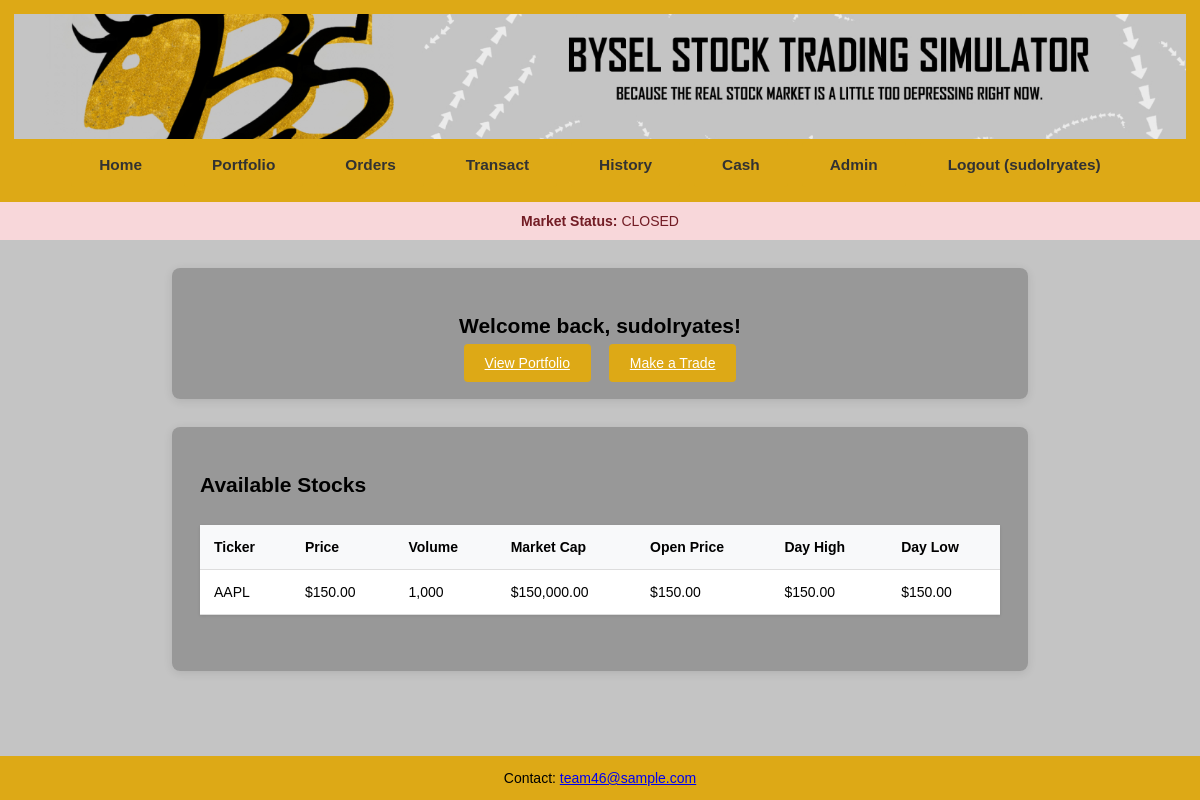
/ (signed in), run on the app's committed database.
### tables this page shows
CREATE TABLE IF NOT EXISTS `stocks` (
  `stock_id`        INT           PRIMARY KEY AUTO_INCREMENT,
  `company_name`    VARCHAR(100)  NOT NULL,
  `ticker`          VARCHAR(5)    UNIQUE NOT NULL,
  `price`           DECIMAL(10,2) NOT NULL,

  `day_open_price`  DECIMAL(10,2) NOT NULL,
  `day_high_price`  DECIMAL(10,2) NOT NULL,
  `day_low_price`   DECIMAL(10,2) NOT NULL,
  `last_update`     TIMESTAMP NULL,

  `volume`          INT           NOT NULL,
  `created_at`      TIMESTAMP      DEFAULT CURRENT_TIMESTAMP
);

### includes/market_utils.php (called while the page is built, shortened)
<?php
function isMarketOpen(PDO $conn): bool
{
    $now      = new DateTime('now', new DateTimeZone(date_default_timezone_get()));
    $dayOfWeek = (int)$now->format('N');
    if ($dayOfWeek >= 6) {
        return false;
    }
    $row = $conn
        ->query("SELECT open_time, close_time FROM market_hours WHERE id = 1")
        ->fetch(PDO::FETCH_ASSOC);
    $open  = DateTime::createFromFormat('H:i:s', $row['open_time']);
    $close = DateTime::createFromFormat('H:i:s', $row['close_time']);
    $open->setDate((int)$now->format('Y'), (int)$now->format('m'), (int)$now->format('d'));
    $close->setDate((int)$now->format('Y'), (int)$now->format('m'), (int)$now->format('d'));
    return ($now >= $open && $now <= $close);
}

### index.php (the view, shortened to what this page needs)
<?php
require_once 'includes/db_connect.php';
require_once 'includes/market_utils.php';
require_once 'includes/header.php';
require_once 'includes/footer.php';
$isOpen = isMarketOpen($conn);
?>
<div style="padding:0.8rem; text-align:center;
            background-color:<?= $isOpen ? '#d4edda' : '#f8d7da' ?>;
            color:<?= $isOpen ? '#155724' : '#721c24' ?>;">
    <strong>Market Status:</strong>
    <?= $isOpen ? 'OPEN' : 'CLOSED' ?>
</div>
<div class="content-container">
    <?php if (isset($_SESSION['user_id'])): ?>
        <div class="form-container home-box">
            <h2>Welcome back, <?= htmlspecialchars($_SESSION['username']) ?>!</h2>
            <a href="portfolio.php" class="btn btn-primary">View Portfolio</a>
            <a href="transact.php"  class="btn btn-primary">Make a Trade</a>
        </div>
    <?php endif; ?>
</div>
<?php
$stmt = $conn->query("
    SELECT ticker,
           price,
           volume,
           day_open_price,
           day_high_price,
           day_low_price
    FROM stocks
    ORDER BY ticker
");
$stocks = $stmt->fetchAll(PDO::FETCH_ASSOC);
?>
<div class="form-container">
    <h2>Available Stocks</h2>
    <table>
        <thead>
            <tr>
                <th>Ticker</th>
                <th>Price</th>
                <th>Volume</th>
                <th>Market Cap</th>
                <th>Open Price</th>
                <th>Day High</th>
                <th>Day Low</th>
            </tr>
        </thead>
        <tbody>
        <?php foreach ($stocks as $s): ?>
            <tr>
                <td><?= htmlspecialchars($s['ticker']) ?></td>
                <td>$<?= number_format($s['price'], 2) ?></td>
                <td><?= number_format($s['volume']) ?></td>
                <td>$<?= number_format($s['price'] * $s['volume'], 2) ?></td>
                <td>$<?= number_format($s['day_open_price'], 2) ?></td>
                <td>$<?= number_format($s['day_high_price'], 2) ?></td>
                <td>$<?= number_format($s['day_low_price'], 2) ?></td>
            </tr>
        <?php endforeach; ?>
        </tbody>
    </table>
</div>

### assets/styles.css (style rules this page uses)
html { margin: 0; padding: 0; font-family: Verdana, Arial, sans-serif; font-size: 14px; background-color: #C4C4C4; }
body { max-width: 1200px; margin: 0 auto; min-height: 100vh; display: flex; flex-direction: column; }
.form-container { max-width: 800px; margin: 2rem auto; padding: 2rem; background: rgba(150,150,150,0.95); border-radius: 8px; box-shadow: 0 2px 10px rgba(0,0,0,0.1); }
.btn { padding: 0.8rem 1.5rem; border: none; border-radius: 4px; cursor: pointer; font-size: 1rem; transition: background-color 0.3s; }
.btn-primary { background-color: #DDA916; color: #ffffff; }
table { width: 100%; border-collapse: collapse; margin: 2rem 0; background-color: #ffffff; box-shadow: 0 1px 3px rgba(0,0,0,0.1); }
th, td { padding: 1rem; text-align: left; border-bottom: 1px solid #dddddd; }
th { background-color: #f8f9fa; }
.home-box { text-align: center; }
.home-box h2 { margin-bottom: 2 rem; }
.home-box .btn { margin: .5rem; }

### data on the page
stocks: ticker "AAPL", price "150.00", volume "1,000", $s['price'] * $s['volume'] "150,000.00", day_open_price "150.00", day_high_price "150.00", day_low_price "150.00"

### other printed values
$_SESSION['username'] "sudolryates"
